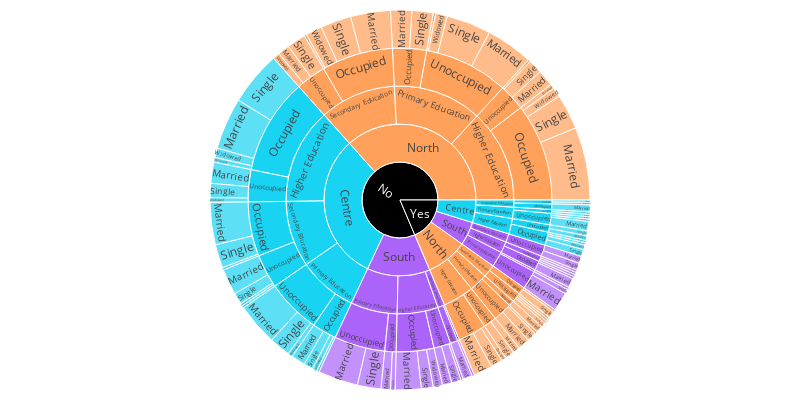

The cell this chart's notebook holds for it:
### Markdown cell above
Another nice plot for visualizing categorical variables is the sunburst plot [[]](#https://plotly.com/python/sunburst-charts/) [[]](https://python-charts.com/part-whole/sunburst-plotly/?utm_content=cmp-true) [[]](https://plotly.com/python/setting-graph-size/). A sunburst plot provides a hierarchical view of data, representing nested categories with concentric circles. Each circle segment corresponds to a category, and the size of each segment reflects its proportion within the overall data. This type of plot is particularly useful for illustrating the relationships and compositions within categorical data, offering an insightful and visually appealing way to explore complex hierarchies. Sunburst plots are valuable for conveying both the distribution and the hierarchical structure of categorical variables in a single, intuitive visualization. The sunburst has been geenrated with the plotly library.

### Code cell
# Create a sunburst plot for violence against women dataset
fig = px.sunburst(
    violence_against_women_dataset, 
    path=['ViolenceOccurred', 'AreaOfResidence', 'Education level', 'Professional Status', 'Marital Status'],  # Hierarchy of categories
    color='AreaOfResidence',  # Color variable for differentiating segments
    color_discrete_map={'(?)': 'black', 'Lunch': 'gold', 'Dinner': 'darkblue'},  # Custom color mapping for specific values
    width=800, height=400  # Set the width and height of the plot
)

# Update layout for better appearance by adjusting margins
fig.update_layout(margin=dict(l=10, r=10, b=10, t=10))

# Show the sunburst plot
fig.show()

### Figure 1 — Plotly figure (JSON) as saved in the notebook; plotly's stock layout.template omitted (floating-point values rounded to 4 significant figures; data arrays with more than 128 entries replaced by an {"elided": "..."} marker saying what was removed)
{"data": [{"branchvalues": "total", "customdata": {"elided": "153x1 str values"}, "domain": {"x": [0, 1], "y": [0, 1]}, "hovertemplate": "labels=%{label}<br>count=%{value}<br>parent=%{parent}<br>id=%{id}<br>AreaOfResidence=%{customdata[0]}<extra></extra>", "ids": {"elided": "153 str values"}, "labels": {"elided": "153 str values"}, "marker": {"colors": {"elided": "153 str values"}}, "name": "", "parents": {"elided": "153 str values"}, "type": "sunburst", "values": {"elided": "153 int values"}}], "layout": {"height": 400, "legend": {"tracegroupgap": 0}, "margin": {"b": 10, "l": 10, "r": 10, "t": 10}, "width": 800}}
